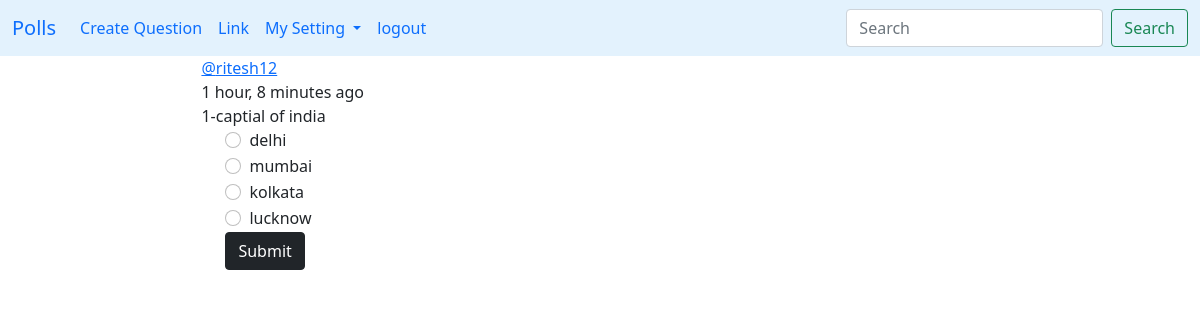
Page / (signed in) on the committed database.
### polls/models.py (models this page shows, shortened)
class Question(models.Model):
    user=models.ForeignKey(User,on_delete=models.CASCADE)
    questions = models.CharField(max_length=200,null=True)
    op1 = models.CharField(max_length=200,null=True)
    op2 = models.CharField(max_length=200,null=True)
    op3 = models.CharField(max_length=200,null=True)
    op4 = models.CharField(max_length=200,null=True)
    ans = models.CharField(max_length=200,null=True)
    created_at=models.DateTimeField(auto_now_add=True)
    updated_at=models.DateTimeField(auto_now=True)

### user/models.py (models this page shows, shortened)
class User(AbstractUser):
    username=models.CharField(verbose_name='Username',max_length=256,unique=True)
    first_name=models.CharField(verbose_name='First Name',max_length=100)
    last_name=models.CharField(verbose_name='Last Name',max_length=100)
    email=models.EmailField(verbose_name='E-mail',max_length=256,unique=True)
    phone_number=PhoneNumberField(null=False,unique=True,blank=True)
    created_at=models.DateTimeField(auto_now_add=True)
    updated_at=models.DateTimeField(auto_now=True)
    USERNAME_FIELD = 'username'
    REQUIRED_FIELDS = ['email','phone_number','first_name','last_name']

### polls/views.py (the view)
# urls.py: path('',views.home_main,name='home'),
def home_main(request):
    questions=Question.objects.all()
    context={'questions':questions}
    if request.user.is_authenticated:
        return render(request,'Home/home.html',context)
    else:
        return render(request,'main.html',context)

### Templates/Home/home.html (shortened to what this page needs)
{% extends 'main.html' %}
{% block content %}
<div class="home-container">
    <br/><br/>
    <form method='post' action=''>
        {% for q in questions %}
        <div class="form-group">
            <a href="{% url 'profile' q.user.id %}">
                <span>@{{q.user.username}}</span>
            </a>
            <div>
                <span>{{q.created_at|timesince}} ago</span>
            </div>
            <label class="form-check-label">{{q.id}}-{{q.questions}}</label>
        </div>
        <div class="form-check">
            <div class="form-check">
                <input class="form-check-input" type="radio" name="{{q.op1}}">
                <label class="form-check-label" for="flexRadioDefault1">
                  {{q.op1}}
                </label>
            </div>
            <div class="form-check">
                <input class="form-check-input" type="radio" name="{{q.op2}}" id="gridRadios2" value="option2">
                <label class="form-check-label" for="gridRadios2">
                    {{q.op2}}
                </label>
            </div>
            <div class="form-check">
                <input class="form-check-input" type="radio" name="{{q.op3}}" id="gridRadios1" value="option3">
                <label class="form-check-label" for="gridRadios1">
                    {{q.op3}}
                </label>
            </div>
            <div class="form-check">
                <input class="form-check-input" type="radio" name="{{q.op4}}" id="gridRadios2" value="option4">
                <label class="form-check-label" for="gridRadios2">
                    {{q.op4}}
                </label>
            </div>
            <input type="submit" name="submit" value="Submit" class="btn btn-dark"/>
        </div>
        <br/><br/>
        {% endfor %}
    </form>
</div>
{% endblock %}

### Templates/Home/home.html (style rules this page uses)
.home-container { display: grid; grid-template-columns: 1fr 5fr 1fr; padding: 0; flex-basis: 100%; width: 90%; margin: auto; }

### rows in the picture
Question: user.username "ritesh12", created_at "1 hour, 8 minutes", id "1", questions "captial of india", op1 "delhi", op2 "mumbai", op3 "kolkata", op4 "lucknow"
